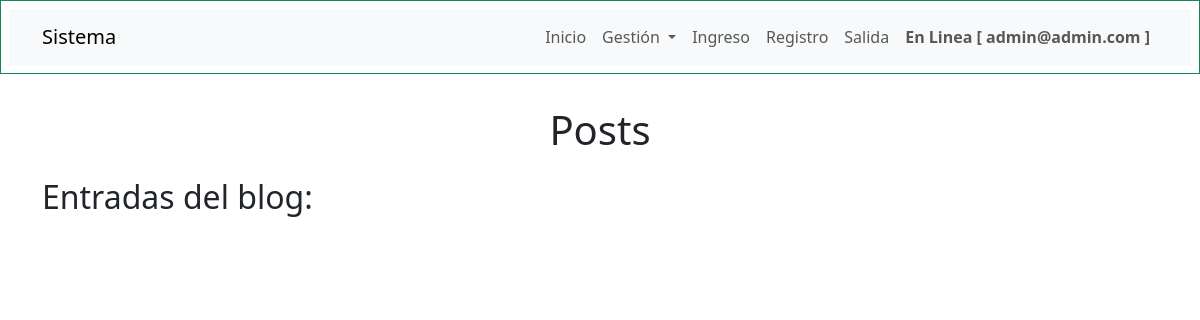
The app's page /blog/ (signed in), older data.
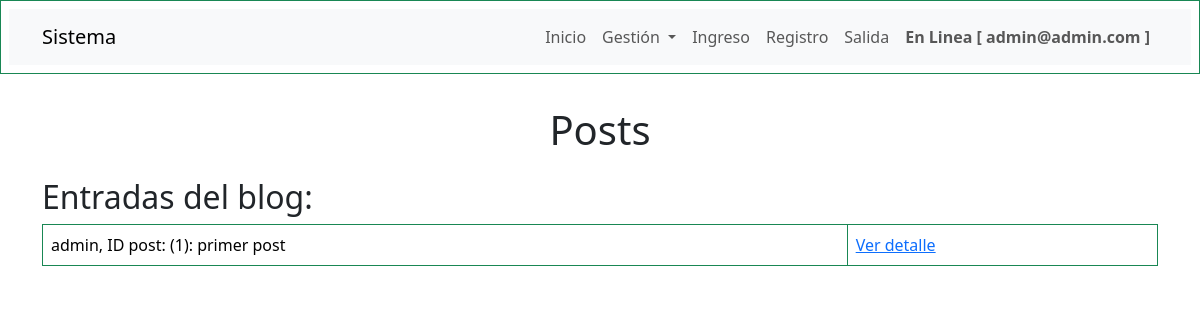
The same page, newer data.
### blog/models.py (models this page shows, shortened)
class Post(models.Model):
    id = models.AutoField(primary_key=True)
    titulo = models.CharField(max_length=50,null=False,blank=False)
    contenido = models.TextField(null=False,blank=False)
    fecha_creacion = models.DateField(auto_created=True,auto_now_add=True)
    autor = models.ForeignKey(User, on_delete=models.CASCADE, blank=False,null=False)
    categoria = models.ForeignKey(Categoria, on_delete=models.CASCADE,blank=False,null=False, default=4)
    class Meta:
        managed = True
        db_table = 'posts'

### blog/views.py (the view)
# urls.py: path('',views.posts, name="posts"),
@login_required(login_url="home")
def posts(request):
    contexto = {}
    posts = Post.objects.all().order_by("id")
    contexto['posts'] = posts
    return render(request,'blog/posts.html' ,contexto)

### templates/blog/posts.html
{% extends "layouts/base.html" %}
{% block contenido %}
<header>
    <h1 class="text-center py-3">Posts</h1>
</header>
<main class="container">
    <section id="posts">
        <h2>Entradas del blog:</h2>
        <table class="table table-bordered border-success">
                {% for post in posts %}
                <tr>
                    <td>{{post.autor.username}}, ID post: ({{post.id}}): {{post.titulo}}  </td>
                    <td><a href="{% url "detalle_post" post.id %}">Ver detalle</a>        </td>
                </tr>
                {% endfor %}
        </table>
    </section>
</main>
{% endblock contenido %}

Row changes from the older to the newer data that the page shows:
added Post: autor.username "admin", id "1", titulo "primer post"
